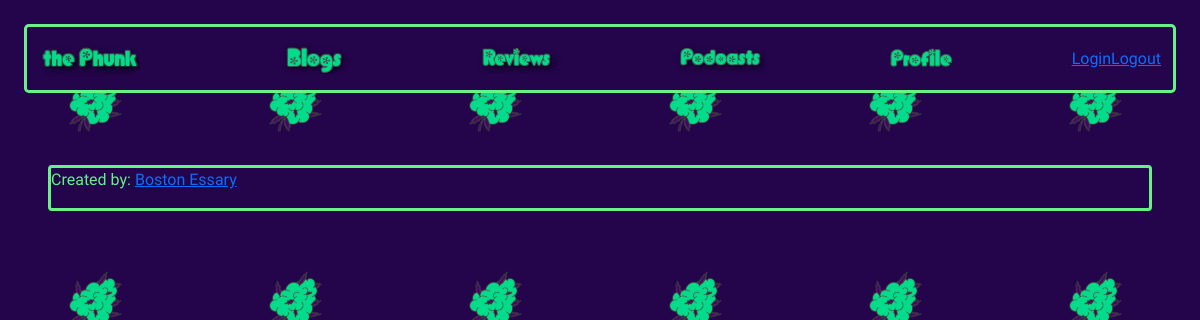
The app's page /blogs/, older data.
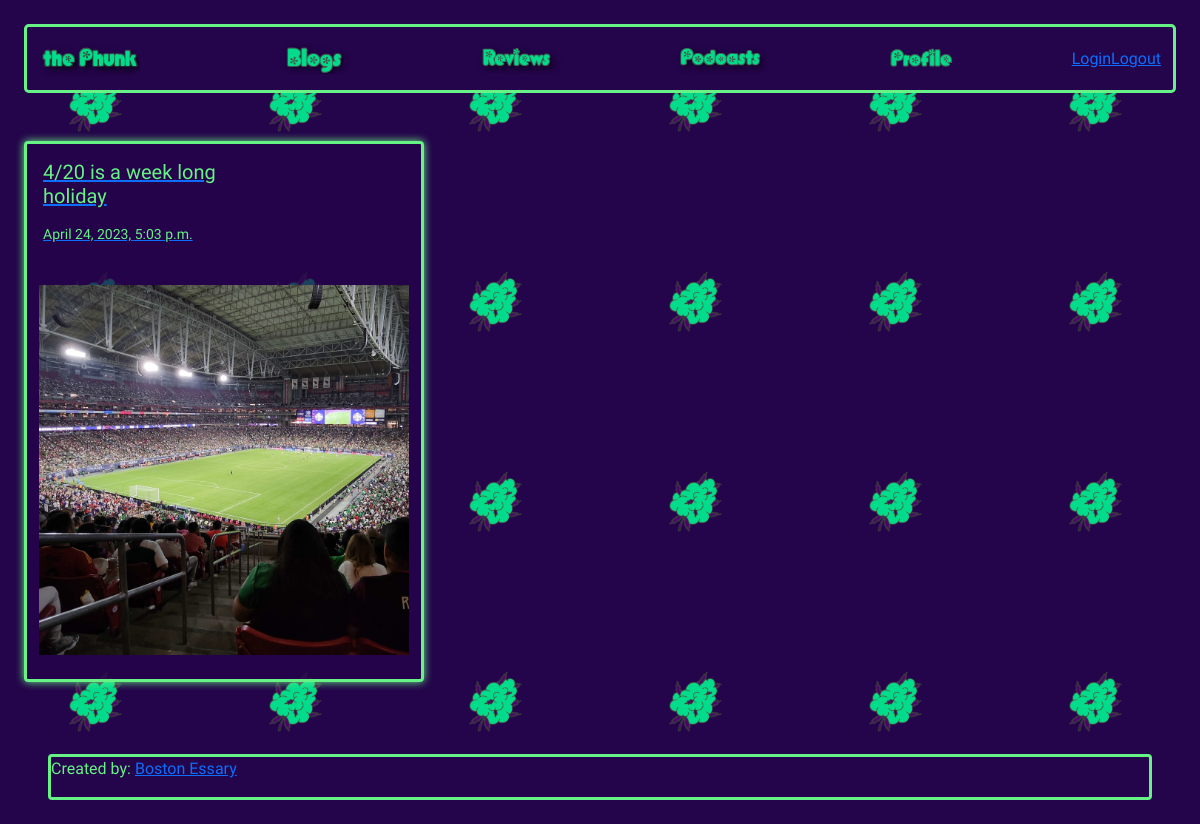
The same page, newer data.
### blogs/models.py (models this page shows, shortened)
class Blog(models.Model):
    id = models.AutoField(primary_key=True)
    title = models.CharField(max_length=50)
    body = QuillField()
    img_one = models.FileField(upload_to='review_img_1/%m/%d')
    img_two = models.FileField(upload_to='review_img_2/%m/%d')
    img_three = models.FileField(upload_to='review_img_3/%m/%d')
    pub_date = models.DateTimeField("date published")

### blogs/views.py (the view)
# urls.py: path("", views.IndexView.as_view(), name="index"),
class IndexView(generic.ListView):
    template_name = "blogs/index.html"
    context_object_name = "latest_blog_list"
    def get_queryset(self):
        return Blog.objects.filter(pub_date__lte=timezone.now()).order_by("-pub_date")[
            :5
            ]

### blogs/templates/blogs/index.html (shortened to what this page needs)
{% extends 'main/base.html' %}
{% load static %}
    {% block body %}
    <div class="d-flex flex-wrap">
            {% for blog in latest_blog_list %}
                {% block card %}
                {% include 'blogs/cards.html' %}
                {% endblock card %}
            {% endfor %}
    </div>
    {% endblock body%}

### ProjectTumeric/templates/main/base.html (shortened to what this page needs)
{% load static %}
<html lang="en">
<head>
    <link href="https://cdn.jsdelivr.net/npm/bootstrap@5.0.2/dist/css/bootstrap.min.css" rel="stylesheet">
    <link rel="stylesheet"
    href="{% static 'css\custom_bootstrap.css'%}">
</head>
<body class="bg-primary">
  {% include 'components/navbar.html' %}
<div class="body-container">
  {% block body %}
  {% endblock body %}
</div>
{% include 'components/footer.html' %}
</body>
</html>

### ProjectTumeric/templates/components/navbar.html (shortened to what this page needs)
{% load static %}
    <head>
        <link rel="stylesheet" href="{% static 'css/navbar.css' %}">
    </head>
</head>
<body>
    <nav class="navbar navbar-dark navbar-expand-lg bg-primary border border-3 border-secondary rounded-3 m-4">
        <div class="container-fluid">
          <a class="navbar-brand text-secondary" href="{% url 'main:index' %}">
            <img class="branding" src="{% static 'images/brand.png'%}" alt="">
            </a>
            <div class="collapse navbar-collapse" id="navbarNav">
                <ul class="navbar-nav text-secondary">
                  <li class="nav-item">
                    <a class="nav-link text-secondary" aria-current="page" href="{% url 'blogs:index' %}" > <img class="branding" src="{% static 'images/blogs.png'%}" alt=""></a>
                  </li>
                  <li class="nav-item">
                    <a class="nav-link text-secondary" href="{% url 'reviews:index' %}"><img class="branding" src="{% static 'images/reviews.png'%}" alt=""></a>
                  </li>
                  <li class="nav-item">
                    <a class="nav-link text-secondary" href="{% url 'podcasts:index' %}"><img class="branding" src="{% static 'images/podcasts.png'%}" alt=""></a>
                  </li>
                  <li class="nav-item">
                    <a class="nav-link text-secondary" href="{% url 'accounts:accounts-profile' %}"><img class="branding" src="{% static 'images/profile.png'%}" alt=""></a>
                  </li>
                </ul>
              </div>
              <a href={% url 'login' %}>Login</a>
              <a href="{% url 'logout' %}">Logout</a>
        </div>
      </nav>
</body>
</html>

### blogs/templates/blogs/cards.html (shortened to what this page needs)
{% load static %}
<!DOCTYPE html>
<html lang="en">
<body>
  {% block card %}
  <div class="card shadow border-secondary border-3 text-secondary bg-primary m-4" style="max-width: 400px; --bs-bg-opacity: .7;" >
    <div class="row no-gutters">
      <div class="col-md-8">
        <a href="{% url 'blogs:detail' blog.id %}">
        <div class="card-body">
          <h5 class="card-title text-secondary">{{ blog.title }}</h5>
          <p class="card-text"><small class="text-secondary">{{ blog.pub_date }}</small></p>
        </div>
      </a>
      </div>
          <img class="card-picture p-4 "src="{{MEDIA_URL}}{{blog.img_one}}" style="border-radius: 10px;" alt="...">
      </div>
    </div>
  {% endblock card %}
</body>
</html>

### ProjectTumeric/templates/components/footer.html
<footer class="bg-primary border border-3 border-secondary rounded m-5 text-secondary">
    <p>Created by: <a href="https://github.com/BostonEssary" target="_blank">Boston Essary</a></p>
  </footer>

### ProjectTumeric/static/css/navbar.css (style rules this page uses)
.branding { max-width: 50%; }
.nav-link { max-width: 300px; }

Row changes from the older to the newer data that the page shows:
added Blog: title "4/20 is a week long holiday", pub_date "April 24, 2023, 5:03 p.m.", img_one (picture)
